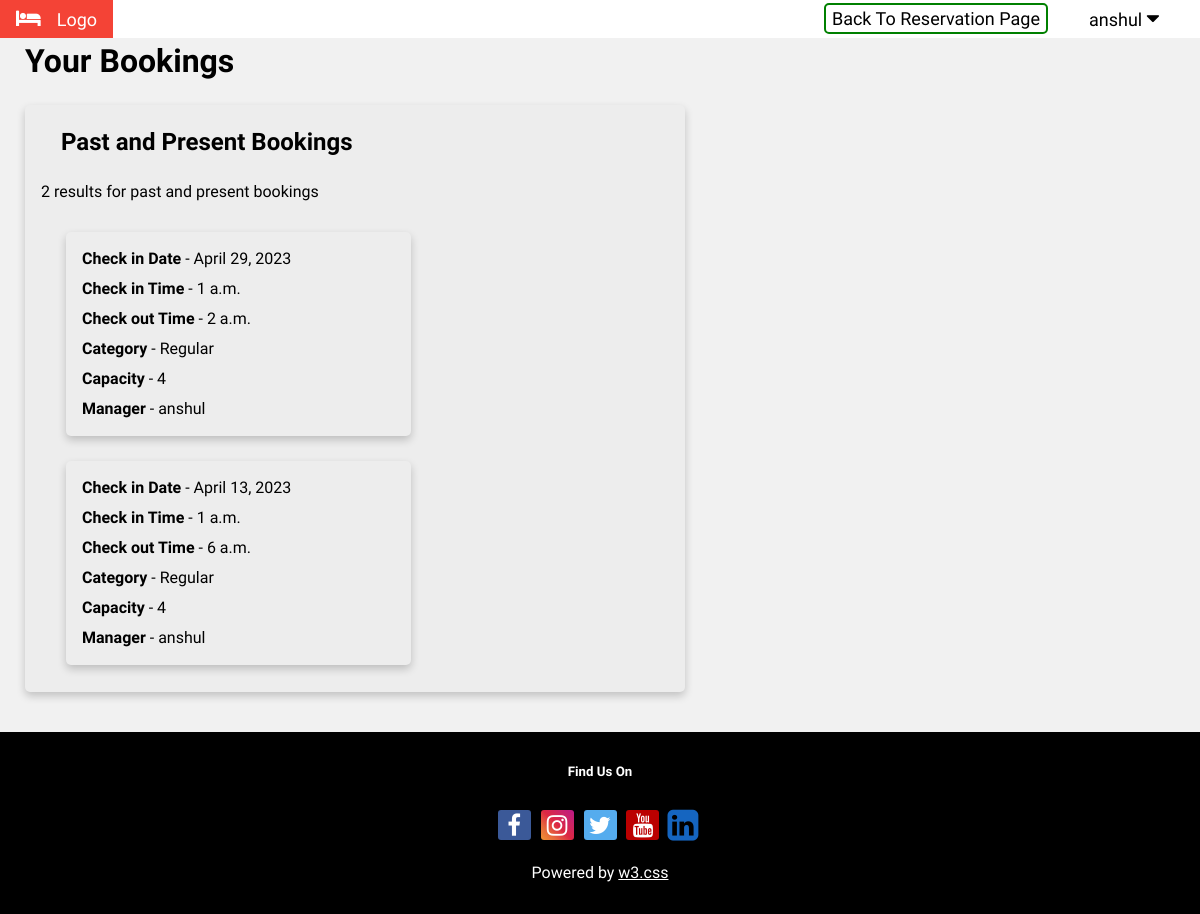
/hotel/customer_bookings/ (signed in), run on the app's committed database.
### hotel/models.py (models this page shows, shortened)
class Booking(models.Model):
    customer = models.ForeignKey(User, on_delete=models.CASCADE)
    check_in_date = models.DateField()
    '''number =  models.PositiveSmallIntegerField(
        validators=[MaxValueValidator(100), MinValueValidator(1)], unique=True
        )'''
    timeslot = models.ForeignKey(TimeSlot, on_delete=models.CASCADE)

class TimeSlot(models.Model):
    class Meta:
        ordering = ['available_from']
    room = models.ForeignKey(Room, on_delete=models.CASCADE)
    available_from = models.TimeField()
    available_till = models.TimeField()

class Room(models.Model):
    class Meta:
      ordering = ['number']
    number =  models.PositiveSmallIntegerField(
        validators=[MaxValueValidator(550), MinValueValidator(1)],
        primary_key=True
        )
    CATEGORIES = (
        ('Regular', 'Regular'),
        ('Executive', 'Executive'),
        ('Deluxe', 'Deluxe'),
    )
    category = models.CharField(max_length=9, choices=CATEGORIES, default='Regular')
    CAPACITY = (
        (1, '1'),
        (2, '2'),
        (3, '3'),
        (4, '4'),
    )
    capacity = models.PositiveSmallIntegerField(
        choices=CAPACITY, default=2
        )
    advance = models.PositiveSmallIntegerField(default=10)
    '''manager = models.ForeignKey(
        settings.AUTH_USER_MODEL, on_delete=models.CASCADE, editable=False
    )'''
    manager = models.ForeignKey(
        settings.AUTH_USER_MODEL, on_delete=models.CASCADE
    )

### hotel/views.py (the view, shortened to what this page needs)
# urls.py: path('customer_bookings/', views.customer_bookings, name='customer_bookings'),
@login_required(login_url="/hotel/sign_in/")
def customer_bookings(request, pk=None):
    future_bookings = Booking.objects.filter(
        customer=request.user,
        check_in_date__gt=now.date()
    ).order_by('check_in_date')
    past_present_bookings = Booking.objects.filter(
        customer=request.user,
        check_in_date__lte=now.date()
    ).order_by('-check_in_date')
    context = {
        'future_bookings': future_bookings,
        'count_future_bookings': len(future_bookings),
        'past_present_bookings': past_present_bookings,
        'count_past_present_bookings': len(past_present_bookings),
        'username': request.user.username
    }
    return render(request, 'customer_bookings.html', context)

### hotel/templates/customer_bookings.html (shortened to what this page needs)
{% load static %}
<!DOCTYPE html>
<html lang="en">
  <head>
    <link rel="stylesheet" href="https://cdnjs.cloudflare.com/ajax/libs/font-awesome/4.7.0/css/font-awesome.min.css">
    <link rel="stylesheet" type="text/css" href="{% static 'hotel/css/base.css' %}">
  </head>
  <body id="body-color">
    <div class="w3-bar w3-white w3-large">
      <div class="w3-bar-item w3-red w3-mobile"><i class="fa fa-bed w3-margin-right"></i>Logo</div>
      <div class="dropdown w3-right ert">
        <button class="dropbtn">{{ username }}
          <i class="fa fa-caret-down"></i>
        </button>
      </div>
      <a href = "{% url 'hotel:book' %}" class="w3-right ert"> Back To Reservation Page </a>
    </div>
    {% if future_bookings or past_present_bookings %}
      <div id="lef-hea">
        <h1>Your Bookings</h1>
      </div>
      {% if past_present_bookings %}
        <div class="card card-width">
          <div class="container3">
            <h2><b> Past and Present Bookings </b></h2>
            {{ count_past_present_bookings }} results for past and present bookings
              {% for past_present_booking in past_present_bookings %}
                <div class="card card-width">
                  <div class="container3 inner-card">
                    <b>Check in Date</b> - {{ past_present_booking.check_in_date }}<br/>
                    <b>Check in Time</b> - {{ past_present_booking.timeslot.available_from }}<br/>
                    <b>Check out Time</b> - {{ past_present_booking.timeslot.available_till }}<br/>
                    <b>Category</b> - {{ past_present_booking.timeslot.room.category }}<br/>
                    <b>Capacity</b> - {{ past_present_booking.timeslot.room.capacity }}<br/>
                    <b>Manager</b> - {{ past_present_booking.timeslot.room.manager }}<br/>
                  </div>
                </div>
              {% endfor %}
          </div>
        </div>
      {% endif %}
      {% else %}
        <p> No Bookings. </p>
    {% endif %}
    <footer class="w3-padding-32 w3-black w3-center w3-margin-top" id="foott">
      <h5>Find Us On</h5>
      <div class="w3-xlarge w3-padding-16">
        <a href="#" class="fa fa-facebook"></a>
        <a href="#" class="fa fa-instagram"></a>
        <a href="#" class="fa fa-twitter"></a>
        <a href="#" class="fa fa-youtube"></a>
        <a href="#" class="fa fa-linkedin-square"></a>
      </div>
      <p>Powered by <a href="https://www.w3schools.com/w3css/default.asp" target="_blank" class="w3-hover-text-green">w3.css</a></p>
    </footer>
	</body>
</html>

### hotel/static/hotel/css/base.css (style rules this page uses)
a.fa { padding: 3px; border-radius: 3px; font-size: 1em; width: 27px; text-align: center; text-decoration: none; margin: 5px 2px; }
* { padding: 0; margin: 0; }
.fa-facebook { background: rgb(59, 89, 152); color: rgb(255, 255, 255); }
.fa-instagram { background: #f09433; background: -moz-linear-gradient(45deg, #f09433 0%, #e6683c 25%, #dc2743 50%, #cc2366 75%, #bc1888 100%); background: -webkit-linear-gradient(45deg, #f09433 0%,#e6683c 25%,#dc2743 50%,#cc2366 75%,#bc1888 100%); background: linear-gradient(45deg, #f09433 0%,#e6683c 25%,#dc2743 50%,#cc2366 75%,#bc1888 100%); filter: progid:DXImageTransform.Microsoft.gradient( startColorstr='#f09433', endColorstr='#bc1888',GradientType=1 ); color: white; }
.fa-linkedin-square { position: relative; top: 4px; left: -5px; color: #1565c0; background-color: rgba(0,0,0,.03); font-size: 1.5em!important; }
.fa-twitter { background: #55ACEE; color: white; }
.fa-youtube { background: #bb0000; color: white; }
body,h1,h2,h3,h4,h5,h6 { font-family: "Raleway", Arial, Helvetica, sans-serif; }
.fa { font-size: 1.2em; }
a.ert:link, a.ert:visited { background-color: white; color: black; border: 2px solid green; padding: 3px 6px; text-align: center; text-decoration: none; display: inline-block; margin: 3px; border-radius: 5px; }
#body-color { background-color:#f1f1f1 !important; }
#lef-hea { margin-left: 25px; }
.card { box-shadow: 0 4px 8px 0 rgba(0,0,0,0.2); transition: 0.3s; margin: 25px; border-radius: 5px; background-color: rgb(237, 237, 237); }
.w3-red { color:#fff!important;background-color:#f44336!important }
.w3-mobile { display:block; text-align:center }
.w3-margin-right { margin-right:16px!important }
.w3-padding-32 { padding-top:32px!important;padding-bottom:32px!important }
.w3-black { color:#fff!important;background-color:#000!important }
.w3-center { text-align:center!important }
.w3-xlarge { font-size:24px!important }
.w3-padding-16 { padding-top:16px!important;padding-bottom:16px!important }
.w3-hover-text-green { color: white; }
.w3-right { float:right!important; margin-right: 25px!important; }
.w3-bar { width:100%;overflow:hidden; display:inline-block; }
.w3-white { color:#000!important;background-color:#fff!important }
.w3-large { font-size:18px!important }
.w3-bar-item { padding:8px 16px;float:left;border:none;outline:0;text-align:left;white-space:normal;text-align:center; }
.w3-margin-top { position: relative; left: 0; width: 100%; color: white; }
.dropdown { overflow: hidden; }
.dropdown .dropbtn { font-size: 18px; border: none; outline: none; color: black; padding: 8px 16px; vertical-align:middle; cursor:pointer; white-space:nowrap; background-color: inherit; font-family: inherit; }

### hotel/templates/customer_bookings.html (style rules this page uses)
* { padding: 0; margin: 0; }
.card-width { width: 55%; }
.container3 { padding: 2px 16px; line-height: 30px; }
#foott { margin-top: 40px; }
h2 { margin: 20px; }
.inner-card { padding: 12px 16px; }

### data on the page
Booking: check_in_date "April 29, 2023", timeslot.available_from "1 a.m.", timeslot.available_till "2 a.m.", timeslot.room.category "Regular", timeslot.room.capacity "4", timeslot.room.manager "anshul"
Booking: check_in_date "April 13, 2023", timeslot.available_from "1 a.m.", timeslot.available_till "6 a.m.", timeslot.room.category "Regular", timeslot.room.capacity "4", timeslot.room.manager "anshul"

### other printed values
{{ username }} "anshul"
{{ count_past_present_bookings }} "2"
